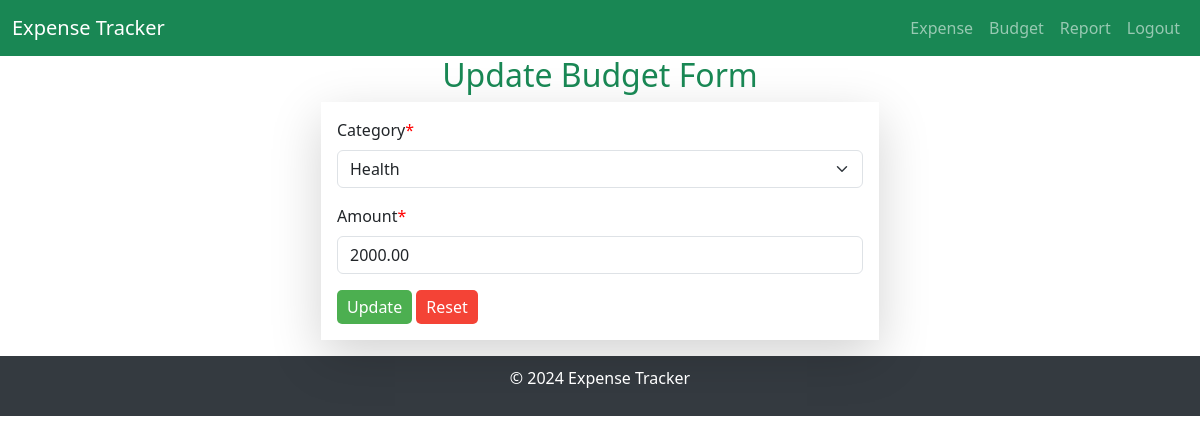
The app's page /expense/updatebudget/4 (signed in), older data.
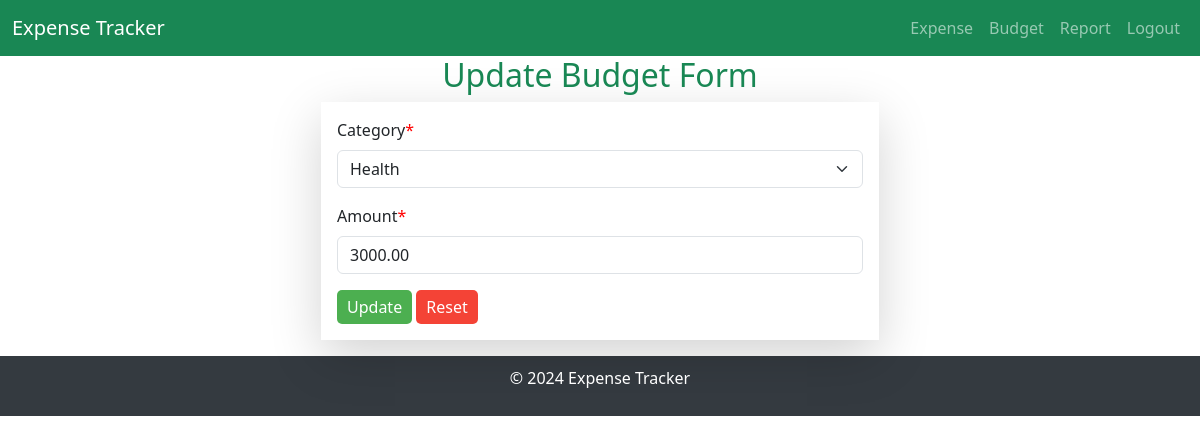
The same page, newer data.
### expense/models.py (models this page shows)
class Budget(models.Model):
    CATEGORY=(
        ('', 'Select Category'),
        ('Clothing & Accessories', 'Clothing & Accessories'),
        ('Education', 'Education'),
        ('Entertainment', 'Entertainment'),
        ('Food','Food'),
        ('Health', 'Health'),
        ('Miscellaneous', 'Miscellaneous'),
        ('Others', 'Others'),
        ('Personal Care', 'Personal Care'),
        ('Transport', 'Transport'),
        ('Utilities', 'Utilities')
    )
    user = models.ForeignKey(User, on_delete=models.CASCADE)
    expense = models.ForeignKey(Expense, on_delete=models.CASCADE, null=True)
    category = models.CharField(max_length=200, choices=CATEGORY, default=1)
    amount = models.DecimalField(max_digits=10, decimal_places=2)
    rem_amount = models.DecimalField(max_digits=10, decimal_places=2, null=True)

### expense/views.py (the view, shortened to what this page needs)
# urls.py: path('updatebudget/<int:budget_id>', views.update_budget, name='updatebudget'),
@login_required
def update_budget(request, budget_id):
    instance = Budget.objects.get(id=budget_id)
    context = {
        'form':BudgetForm(instance=instance)
    }
    return render(request, 'expense/update_budget.html', context)

### expense/forms.py (shortened to what this page needs)
class BudgetForm(forms.ModelForm):
    class Meta:
        model = Budget
        fields = ['category', 'amount']
        widgets = {
            'amount': forms.NumberInput(attrs={'min': '1'})
        }

### expense/templates/expense/update_budget.html (shortened to what this page needs)
{% extends 'layout.html' %}
{% load crispy_forms_tags %}
{% load static %}
{% block content %}
<div class="container">
    <div class="d-flex justify-content-center">
        <div class="col-md-6">
            <h2 class="text-success text-center">Update Budget Form</h2>
            <form action="" method="POST" class="shadow-lg p-3" enctype="multipart/form-data">
                {{ form | crispy }}
                <div class="button-container">
                    <button type="submit" class="btn btn-primary">Update</button>
                    <button type="reset" class="btn btn-danger">Reset</button>
                </div>
            </form>
        </div>
    </div>
</div>
{% endblock %}

Row changes from the older to the newer data that the page shows:
changed Budget "Health": amount "2000.00" → "3000.00"
